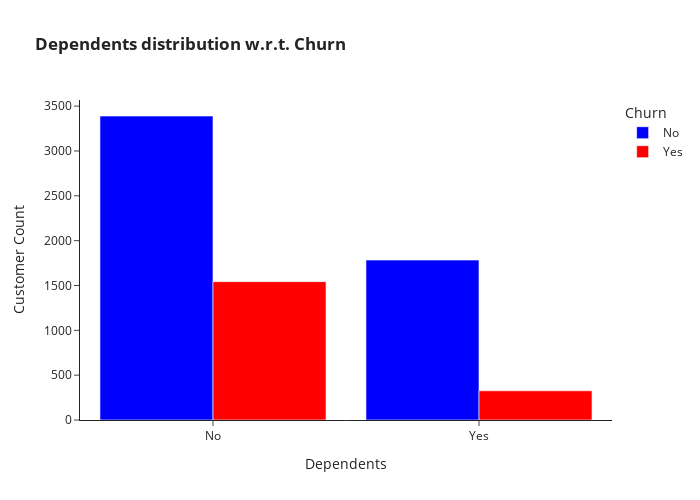

The notebook cell saved with this chart:
### Code cell
import plotly.express as px
top_cat = "Dependents" 
color_map = {"Yes": "red", "No": "blue"}

fig = px.histogram(
    df,
    x=top_cat,
    color="Churn",
    barmode="group",
    title=f"<b>{top_cat} distribution w.r.t. Churn</b>",
    color_discrete_map=color_map
)

fig.update_layout(
    width=700,
    height=500,
    bargap=0.15,
    xaxis_title=top_cat,
    yaxis_title="Customer Count",
    legend_title="Churn",
    template="simple_white"
)

fig.show()

### Figure 1 — Plotly figure (JSON) as saved in the notebook; plotly's stock layout.template omitted (floating-point values rounded to 4 significant figures; data arrays with more than 128 entries replaced by an {"elided": "..."} marker saying what was removed)
{"data": [{"alignmentgroup": "True", "bingroup": "x", "hovertemplate": "Churn=No<br>Dependents=%{x}<br>count=%{y}<extra></extra>", "legendgroup": "No", "marker": {"color": "blue", "pattern": {"shape": ""}}, "name": "No", "offsetgroup": "No", "orientation": "v", "showlegend": true, "type": "histogram", "x": {"elided": "5174 str values"}, "xaxis": "x", "yaxis": "y"}, {"alignmentgroup": "True", "bingroup": "x", "hovertemplate": "Churn=Yes<br>Dependents=%{x}<br>count=%{y}<extra></extra>", "legendgroup": "Yes", "marker": {"color": "red", "pattern": {"shape": ""}}, "name": "Yes", "offsetgroup": "Yes", "orientation": "v", "showlegend": true, "type": "histogram", "x": {"elided": "1869 str values"}, "xaxis": "x", "yaxis": "y"}], "layout": {"bargap": 0.15, "barmode": "group", "height": 500, "legend": {"title": {"text": "Churn"}, "tracegroupgap": 0}, "title": {"text": "<b>Dependents distribution w.r.t. Churn</b>"}, "width": 700, "xaxis": {"anchor": "y", "domain": [0, 1], "title": {"text": "Dependents"}}, "yaxis": {"anchor": "x", "domain": [0, 1], "title": {"text": "Customer Count"}}}}
